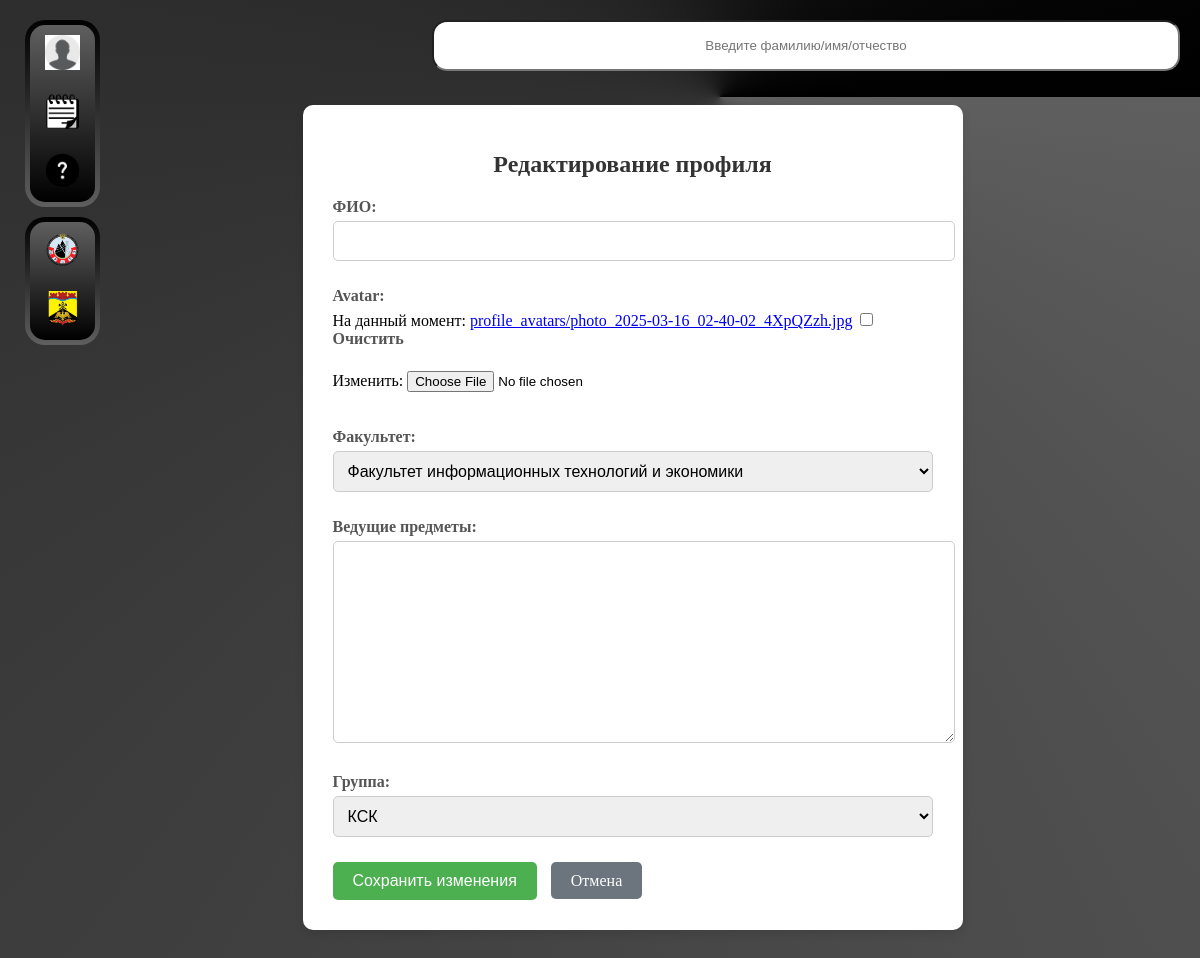
Before: /edit-profile/teacher/ (signed in) with the older database file.
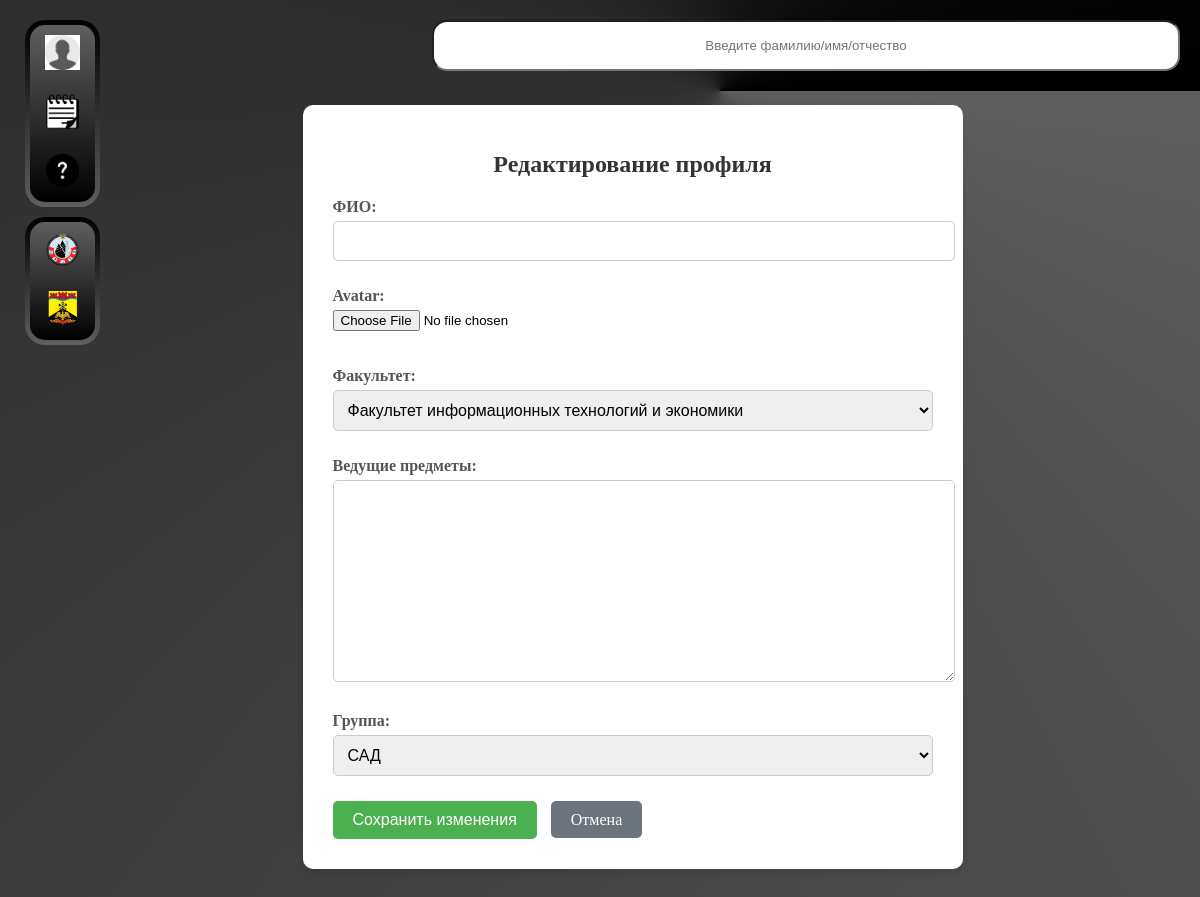
After: the same page with the newer database file.
### main/models.py (models this page shows, shortened)
class Profile(models.Model):
    user = models.OneToOneField(User, on_delete=models.CASCADE, related_name='profile_user', unique=True)
    familiy = models.CharField(max_length=255,verbose_name='Фамилия')
    name = models.CharField(max_length=255, verbose_name='Имя')
    otchestvo = models.CharField(max_length=255, verbose_name='Отчество')
    faculti = models.CharField(max_length=255, choices=Faculti.FACULTI_CHOICES, verbose_name='Факультет')
    avatar = models.ImageField(upload_to='./profile_avatars/', blank=True, null=True)
    role = models.CharField(max_length=50, blank=True,null=True, choices=Role.ROLE_CHOICES, default='Student')
    phone = models.CharField(max_length=12, verbose_name='Номер телефона')
    kurator = models.ForeignKey(Teacher, null=True, blank=True,on_delete=models.CASCADE, related_name='profile_kurator_group', verbose_name='Куратор')
    group = models.ForeignKey(Groups,on_delete=models.CASCADE,verbose_name='Группа')
    course = models.CharField(max_length=2, choices=Course.COURSE, verbose_name='Курс')
    birthday = models.CharField(max_length=10,verbose_name='Дата рождения')

### main/views.py (the view)
# urls.py: path('edit-profile/teacher/', views.edit_profile_teacher, name='edit_profile_teacher'),
@login_required
def edit_profile_teacher(request):
    profile = get_object_or_404(Profile, user=request.user)
    if request.method == 'POST':
        form = EditProfileTeacher(request.POST, request.FILES, instance=profile)
        if form.is_valid():
            form.save()  # Сохраняем изменения
            return redirect('profile/teacher/')  # Перенаправляем на страницу профиля
    else:
        form = EditProfileTeacher(instance=profile)
    return render(request, 'PROFILE/edit_profile_teacher.html', {'form': form})

### main/forms.py
class EditProfileTeacher(forms.ModelForm):
    class Meta:
        model = Teacher
        fields = ['fio','avatar','faculti','subjects','group']

### main/models.py (called while the page is built)
    def __str__(self):
        return f"{self.name}"

### main/templates/PROFILE/edit_profile_teacher.html (shortened to what this page needs)
{% extends "base.html" %}
{% load static %}
{% block content %}
<link rel="stylesheet" href="{% static 'edit_profile.css' %}">
<div class="edit-profile-container">
    <h1>Редактирование профиля</h1>
    <form method="POST" enctype="multipart/form-data">
        {{ form.as_p }}
        <button type="submit" class="save-button">Сохранить изменения</button>
        <a href="{% url 'profile' %}" class="cancel-button">Отмена</a>
    </form>
</div>
{% endblock %}

Changed rows visible on the page:
changed Profile "Факультет информационных технологий и экономики": group "КСК" → "САД"
Other visible differences:
form field as_p: "☐" → (not shown)
text no longer shown: "ФИО: Avatar: На данный момент: profile_avatars/photo_2025-03-16_02-40-02_4XpQZzh.jpg Очистить Изменить: Факультет: Ведущие предметы: Группа:"
text now shown: "ФИО: Avatar: Факультет: Ведущие предметы: Группа:"
